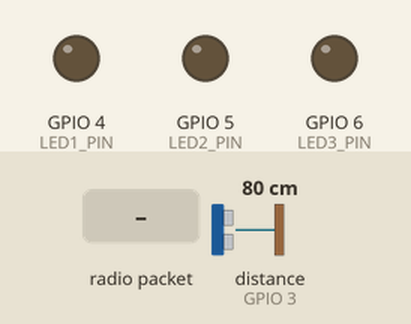
Recording of a sketch running on a simulated ESP32-S3. Shown: output pins drawn as LEDs (lit = HIGH). The test bench sets the inputs (shaded band); at power-on: distance to the obstacle (sensor on GPIO 3) 80 cm. The echo pulse lasts 58.3 µs per cm; pins used as bus, display or sensor lines are not drawn.

Above: at 1.2 s.
1.3 s: radio packet "1" arrives
At 1.7 s:
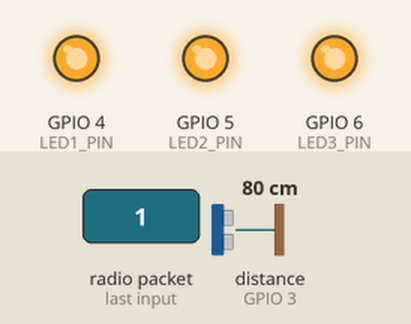
2.8 s: distance to the obstacle (sensor on GPIO 3) set to 12 cm
4.3 s: distance to the obstacle (sensor on GPIO 3) set to 9 cm
At 5.6 s:
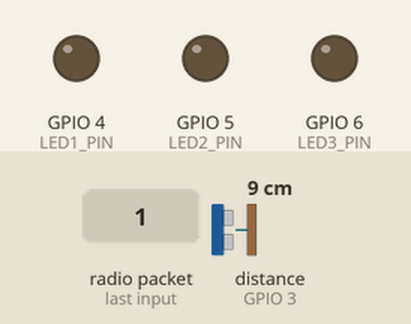
Timing chart, 0 to 7.3 s (numbered marks = the images above; inputs shaded):
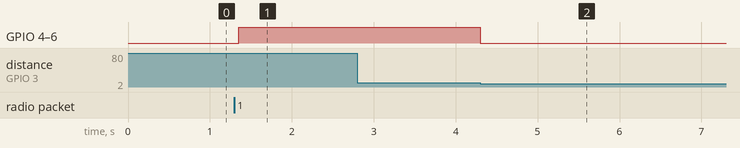

The sketch:

Dummie.ino
```cpp
#include <esp_now.h>
#include <WiFi.h>

#define TRIG_PIN 2
#define ECHO_PIN 3
#define LED1_PIN 4
#define LED2_PIN 5
#define LED3_PIN 6

uint8_t active = 0;  // Only light up when this is set

void onDataRecv(const esp_now_recv_info_t *info, const uint8_t *data, int len) {
  if (len == 1) {
    active = data[0];
  }
}

void setup() {
  Serial.begin(115200);

  pinMode(TRIG_PIN, OUTPUT);
  pinMode(ECHO_PIN, INPUT);
  pinMode(LED1_PIN, OUTPUT);
  pinMode(LED2_PIN, OUTPUT);
  pinMode(LED3_PIN, OUTPUT);

  WiFi.mode(WIFI_STA);
  WiFi.disconnect();

  if (esp_now_init() != ESP_OK) {
    Serial.println("ESP-NOW init failed");
    return;
  }

  esp_now_register_recv_cb(onDataRecv);
}

float getDistanceCM() {
  digitalWrite(TRIG_PIN, LOW);
  delayMicroseconds(2);
  digitalWrite(TRIG_PIN, HIGH);
  delayMicroseconds(10);
  digitalWrite(TRIG_PIN, LOW);

  long duration = pulseIn(ECHO_PIN, HIGH, 30000);  // Timeout 30ms
  return duration * 0.034 / 2;
}

void loop() {
  if (active) {
    digitalWrite(LED1_PIN, HIGH);
    digitalWrite(LED2_PIN, HIGH);
    digitalWrite(LED3_PIN, HIGH);

    float distance = getDistanceCM();
    if (distance > 0 && distance < 10) {
      active = 0;
      digitalWrite(LED1_PIN, LOW);
      digitalWrite(LED2_PIN, LOW);
      digitalWrite(LED3_PIN, LOW);
    }
  }
}
```

Measured:
- the behaviour switches between 11 and 10 cm on distance to the obstacle (sensor on GPIO 3) (found by bisection; images 1 and 2)
- after the input at 1.3 s, GPIO 4 (LED1_PIN), GPIO 5 (LED2_PIN), GPIO 6 (LED3_PIN): LOW → HIGH after 0.05 s
- after the input at 2.8 s, every drawn part: stays the same
- after the input at 4.3 s, GPIO 4 (LED1_PIN), GPIO 5 (LED2_PIN), GPIO 6 (LED3_PIN): HIGH → LOW at once
